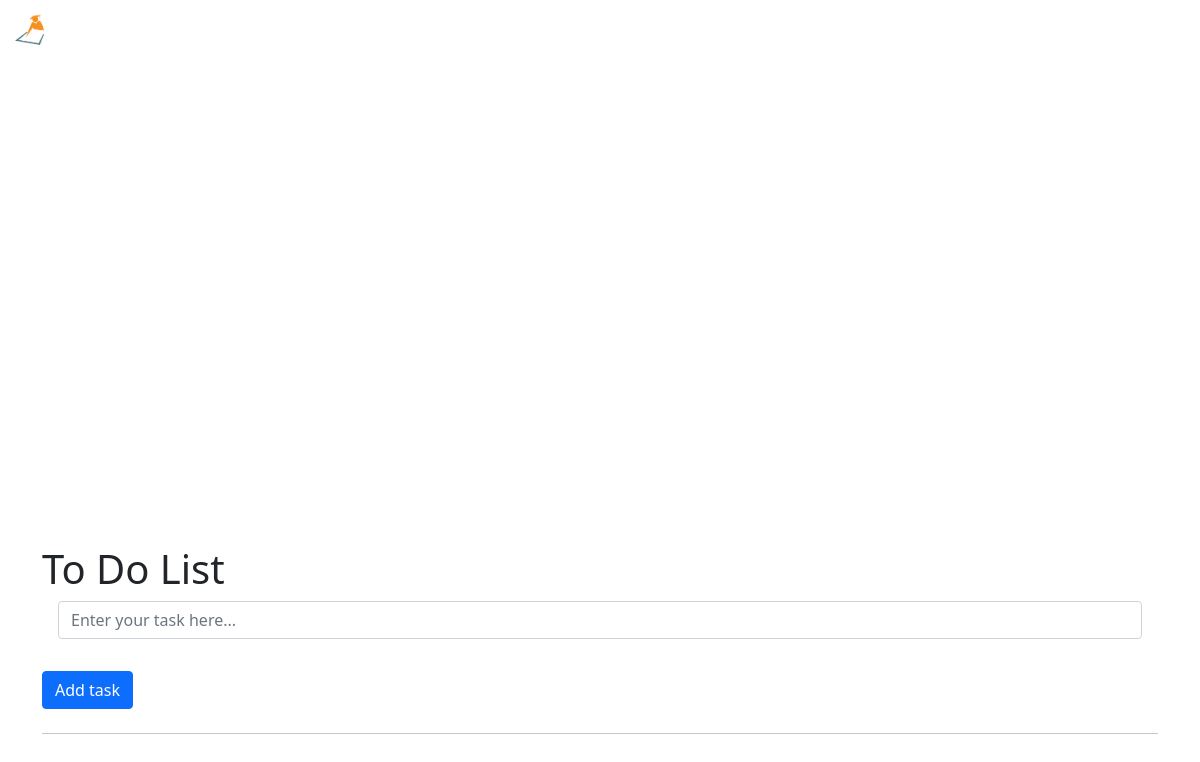
Before: /todolist with the older database file.
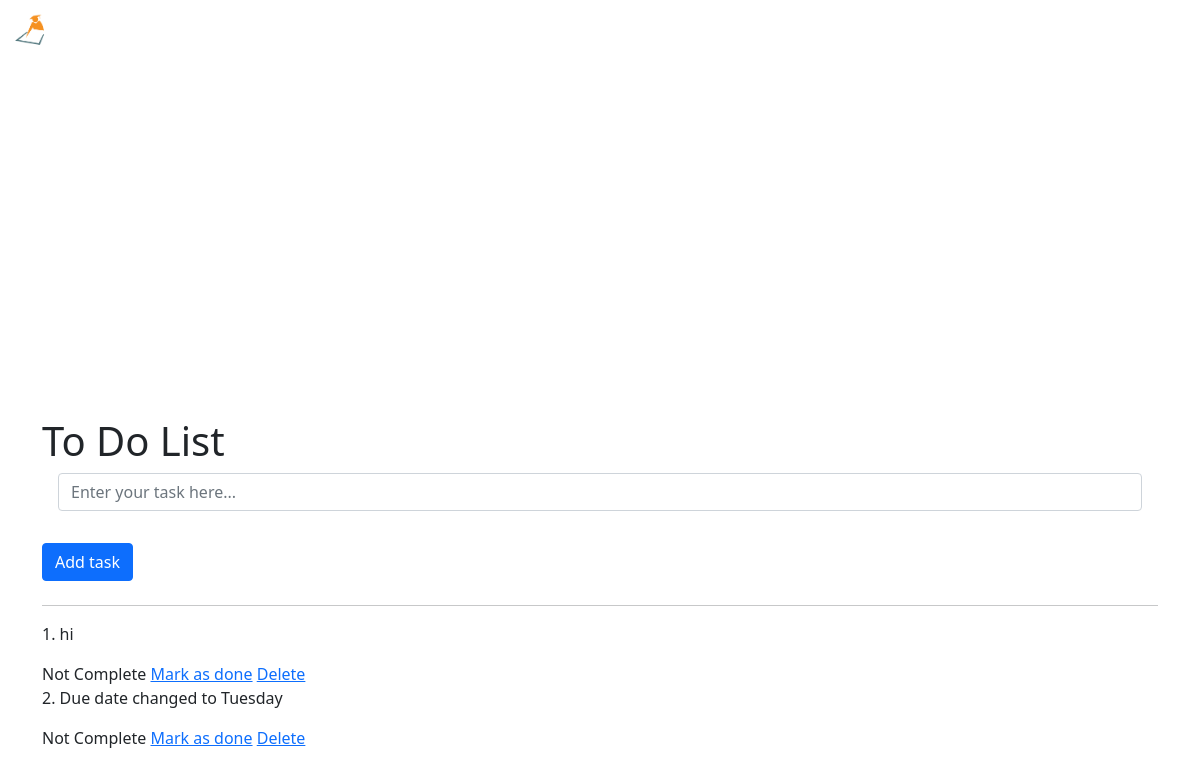
After: the same page with the newer database file.
### myapp/models.py (models this page shows)
class Todo(db.Model):
    id = db.Column(db.Integer, primary_key=True)
    title = db.Column(db.String(100))
    complete = db.Column(db.Boolean)

### myapp/routes.py (the view)
@myapp_obj.route("/todolist")
def todoList():
    todo_list = Todo.query.all()
    return render_template("todolist.html", todo_list=todo_list)

### myapp/templates/todolist.html
{% extends 'base.html' %} {% block content %}
<div style="margin-top: 25px;" class="ui container">
    <h1>To Do List</h1>
    <form class="form-inline" action="/add" method="post">
        <div class="form-group mx-sm-3 mb-2 field">
            <input class="form-control" type="text" name="title" placeholder="Enter your task here..."><br>
        </div>
        <button class="btn btn-primary mb-2" type="submit">Add task</button>
    </form>
    <hr> {% for todo in todo_list %}
    <div>
        <p>{{todo.id }}. {{ todo.title }}</p>
        {% if todo.complete == False %}
        <span>Not Complete</span> {% else %}
        <span>Done</span> {% endif %}
        <a href="/update/{{ todo.id }}">Mark as done</a>
        <a href="/delete/{{ todo.id }}">Delete</a>
    </div>
    {% endfor %}
</div>
{% endblock %}

### myapp/templates/base.html (shortened to what this page needs)
<!DOCTYPE html>
<html lang="en">
<head>
    <link href="https://cdn.jsdelivr.net/npm/bootstrap@5.1.3/dist/css/bootstrap.min.css" rel="stylesheet"
>
    <link rel="stylesheet" href="../static/css/style.css">
</head>
<body>
    <nav class="navbar navbar-expand-lg">
        <div class="container-fluid">
            <a class="navbar-brand" href="/">
                <img class="brand_logo" onclick="location.href='/';" src="../static/img/logo.png" alt="">
            </a>
        </div>
    </nav>
    {% block content %}
    {% endblock %}
</body>
</html>

### myapp/static/css/style.css (style rules this page uses)
.brand_logo { width: 40px; cursor: pointer; }
.container { position: absolute; bottom: 0; left: 0; right: 0; padding-bottom: 50px; }

Changed rows visible on the page:
added Todo: id "1", title "hi", complete "Not Complete"
added Todo: id "2", title "Due date changed to Tuesday", complete "Not Complete"
